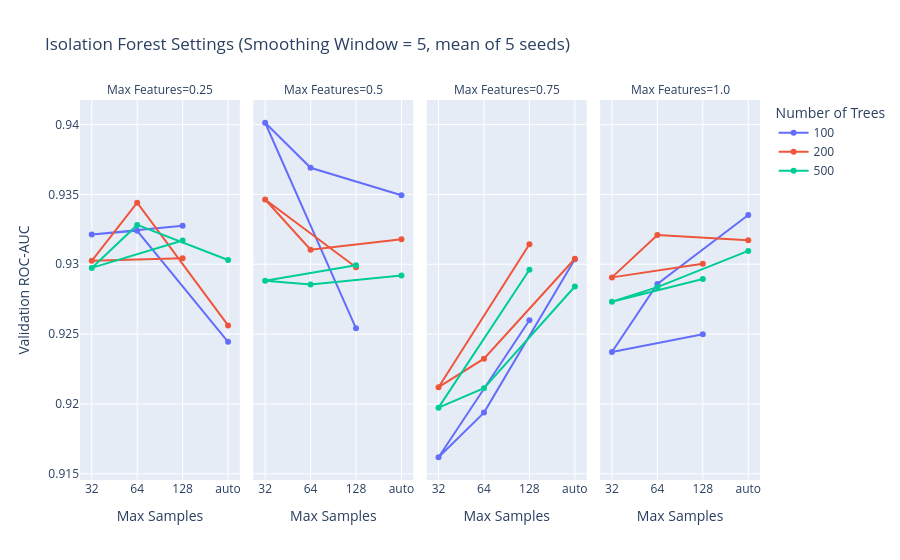

The notebook cell this image was saved under:
### Code cell
plot_df = (tuning_runs[tuning_runs["smooth"] == 5]
           .groupby(["n_estimators", "max_samples", "max_features"])["val_ROC_AUC"]
           .mean().reset_index())
plot_df["n_estimators"] = plot_df["n_estimators"].astype(str)

fig = px.line(
    plot_df, x="max_samples", y="val_ROC_AUC", color="n_estimators",
    facet_col="max_features", markers=True,
    category_orders={"max_samples": ["32", "64", "128", "auto"]},
    title="Isolation Forest Settings (Smoothing Window = 5, mean of 5 seeds)",
    labels={"max_samples": "Max Samples", "val_ROC_AUC": "Validation ROC-AUC",
            "n_estimators": "Number of Trees", "max_features": "Max Features"},
)
fig.show()

### Figure 1 — Plotly figure (JSON) as saved in the notebook; plotly's stock layout.template omitted (floating-point values rounded to 4 significant figures)
{"data": [{"hovertemplate": "Number of Trees=100<br>Max Features=0.25<br>Max Samples=%{x}<br>Validation ROC-AUC=%{y}<extra></extra>", "legendgroup": "100", "line": {"color": "#636efa", "dash": "solid"}, "marker": {"symbol": "circle"}, "mode": "lines+markers", "name": "100", "orientation": "v", "showlegend": true, "type": "scatter", "x": ["128", "32", "64", "auto"], "xaxis": "x", "y": [0.9327, 0.9321, 0.9324, 0.9244], "yaxis": "y"}, {"hovertemplate": "Number of Trees=100<br>Max Features=0.5<br>Max Samples=%{x}<br>Validation ROC-AUC=%{y}<extra></extra>", "legendgroup": "100", "line": {"color": "#636efa", "dash": "solid"}, "marker": {"symbol": "circle"}, "mode": "lines+markers", "name": "100", "orientation": "v", "showlegend": false, "type": "scatter", "x": ["128", "32", "64", "auto"], "xaxis": "x2", "y": [0.9254, 0.9401, 0.9369, 0.9349], "yaxis": "y2"}, {"hovertemplate": "Number of Trees=100<br>Max Features=0.75<br>Max Samples=%{x}<br>Validation ROC-AUC=%{y}<extra></extra>", "legendgroup": "100", "line": {"color": "#636efa", "dash": "solid"}, "marker": {"symbol": "circle"}, "mode": "lines+markers", "name": "100", "orientation": "v", "showlegend": false, "type": "scatter", "x": ["128", "32", "64", "auto"], "xaxis": "x3", "y": [0.926, 0.9162, 0.9194, 0.9304], "yaxis": "y3"}, {"hovertemplate": "Number of Trees=100<br>Max Features=1.0<br>Max Samples=%{x}<br>Validation ROC-AUC=%{y}<extra></extra>", "legendgroup": "100", "line": {"color": "#636efa", "dash": "solid"}, "marker": {"symbol": "circle"}, "mode": "lines+markers", "name": "100", "orientation": "v", "showlegend": false, "type": "scatter", "x": ["128", "32", "64", "auto"], "xaxis": "x4", "y": [0.925, 0.9237, 0.9286, 0.9335], "yaxis": "y4"}, {"hovertemplate": "Number of Trees=200<br>Max Features=0.25<br>Max Samples=%{x}<br>Validation ROC-AUC=%{y}<extra></extra>", "legendgroup": "200", "line": {"color": "#EF553B", "dash": "solid"}, "marker": {"symbol": "circle"}, "mode": "lines+markers", "name": "200", "orientation": "v", "showlegend": true, "type": "scatter", "x": ["128", "32", "64", "auto"], "xaxis": "x", "y": [0.9304, 0.9302, 0.9344, 0.9256], "yaxis": "y"}, {"hovertemplate": "Number of Trees=200<br>Max Features=0.5<br>Max Samples=%{x}<br>Validation ROC-AUC=%{y}<extra></extra>", "legendgroup": "200", "line": {"color": "#EF553B", "dash": "solid"}, "marker": {"symbol": "circle"}, "mode": "lines+markers", "name": "200", "orientation": "v", "showlegend": false, "type": "scatter", "x": ["128", "32", "64", "auto"], "xaxis": "x2", "y": [0.9298, 0.9346, 0.931, 0.9318], "yaxis": "y2"}, {"hovertemplate": "Number of Trees=200<br>Max Features=0.75<br>Max Samples=%{x}<br>Validation ROC-AUC=%{y}<extra></extra>", "legendgroup": "200", "line": {"color": "#EF553B", "dash": "solid"}, "marker": {"symbol": "circle"}, "mode": "lines+markers", "name": "200", "orientation": "v", "showlegend": false, "type": "scatter", "x": ["128", "32", "64", "auto"], "xaxis": "x3", "y": [0.9314, 0.9212, 0.9232, 0.9304], "yaxis": "y3"}, {"hovertemplate": "Number of Trees=200<br>Max Features=1.0<br>Max Samples=%{x}<br>Validation ROC-AUC=%{y}<extra></extra>", "legendgroup": "200", "line": {"color": "#EF553B", "dash": "solid"}, "marker": {"symbol": "circle"}, "mode": "lines+markers", "name": "200", "orientation": "v", "showlegend": false, "type": "scatter", "x": ["128", "32", "64", "auto"], "xaxis": "x4", "y": [0.93, 0.9291, 0.9321, 0.9317], "yaxis": "y4"}, {"hovertemplate": "Number of Trees=500<br>Max Features=0.25<br>Max Samples=%{x}<br>Validation ROC-AUC=%{y}<extra></extra>", "legendgroup": "500", "line": {"color": "#00cc96", "dash": "solid"}, "marker": {"symbol": "circle"}, "mode": "lines+markers", "name": "500", "orientation": "v", "showlegend": true, "type": "scatter", "x": ["128", "32", "64", "auto"], "xaxis": "x", "y": [0.9317, 0.9297, 0.9328, 0.9303], "yaxis": "y"}, {"hovertemplate": "Number of Trees=500<br>Max Features=0.5<br>Max Samples=%{x}<br>Validation ROC-AUC=%{y}<extra></extra>", "legendgroup": "500", "line": {"color": "#00cc96", "dash": "solid"}, "marker": {"symbol": "circle"}, "mode": "lines+markers", "name": "500", "orientation": "v", "showlegend": false, "type": "scatter", "x": ["128", "32", "64", "auto"], "xaxis": "x2", "y": [0.9299, 0.9288, 0.9285, 0.9292], "yaxis": "y2"}, {"hovertemplate": "Number of Trees=500<br>Max Features=0.75<br>Max Samples=%{x}<br>Validation ROC-AUC=%{y}<extra></extra>", "legendgroup": "500", "line": {"color": "#00cc96", "dash": "solid"}, "marker": {"symbol": "circle"}, "mode": "lines+markers", "name": "500", "orientation": "v", "showlegend": false, "type": "scatter", "x": ["128", "32", "64", "auto"], "xaxis": "x3", "y": [0.9296, 0.9197, 0.9211, 0.9284], "yaxis": "y3"}, {"hovertemplate": "Number of Trees=500<br>Max Features=1.0<br>Max Samples=%{x}<br>Validation ROC-AUC=%{y}<extra></extra>", "legendgroup": "500", "line": {"color": "#00cc96", "dash": "solid"}, "marker": {"symbol": "circle"}, "mode": "lines+markers", "name": "500", "orientation": "v", "showlegend": false, "type": "scatter", "x": ["128", "32", "64", "auto"], "xaxis": "x4", "y": [0.9289, 0.9273, 0.9284, 0.931], "yaxis": "y4"}], "layout": {"annotations": [{"font": {}, "showarrow": false, "text": "Max Features=0.25", "x": 0.1175, "xanchor": "center", "xref": "paper", "y": 1, "yanchor": "bottom", "yref": "paper"}, {"font": {}, "showarrow": false, "text": "Max Features=0.5", "x": 0.3725, "xanchor": "center", "xref": "paper", "y": 1, "yanchor": "bottom", "yref": "paper"}, {"font": {}, "showarrow": false, "text": "Max Features=0.75", "x": 0.6275, "xanchor": "center", "xref": "paper", "y": 1, "yanchor": "bottom", "yref": "paper"}, {"font": {}, "showarrow": false, "text": "Max Features=1.0", "x": 0.8825, "xanchor": "center", "xref": "paper", "y": 1, "yanchor": "bottom", "yref": "paper"}], "legend": {"title": {"text": "Number of Trees"}, "tracegroupgap": 0}, "title": {"text": "Isolation Forest Settings (Smoothing Window = 5, mean of 5 seeds)"}, "xaxis": {"anchor": "y", "categoryarray": ["32", "64", "128", "auto"], "categoryorder": "array", "domain": [0, 0.235], "title": {"text": "Max Samples"}}, "xaxis2": {"anchor": "y2", "categoryarray": ["32", "64", "128", "auto"], "categoryorder": "array", "domain": [0.255, 0.49], "matches": "x", "title": {"text": "Max Samples"}}, "xaxis3": {"anchor": "y3", "categoryarray": ["32", "64", "128", "auto"], "categoryorder": "array", "domain": [0.51, 0.745], "matches": "x", "title": {"text": "Max Samples"}}, "xaxis4": {"anchor": "y4", "categoryarray": ["32", "64", "128", "auto"], "categoryorder": "array", "domain": [0.765, 1.0], "matches": "x", "title": {"text": "Max Samples"}}, "yaxis": {"anchor": "x", "domain": [0, 1], "title": {"text": "Validation ROC-AUC"}}, "yaxis2": {"anchor": "x2", "domain": [0, 1], "matches": "y", "showticklabels": false}, "yaxis3": {"anchor": "x3", "domain": [0, 1], "matches": "y", "showticklabels": false}, "yaxis4": {"anchor": "x4", "domain": [0, 1], "matches": "y", "showticklabels": false}}}
